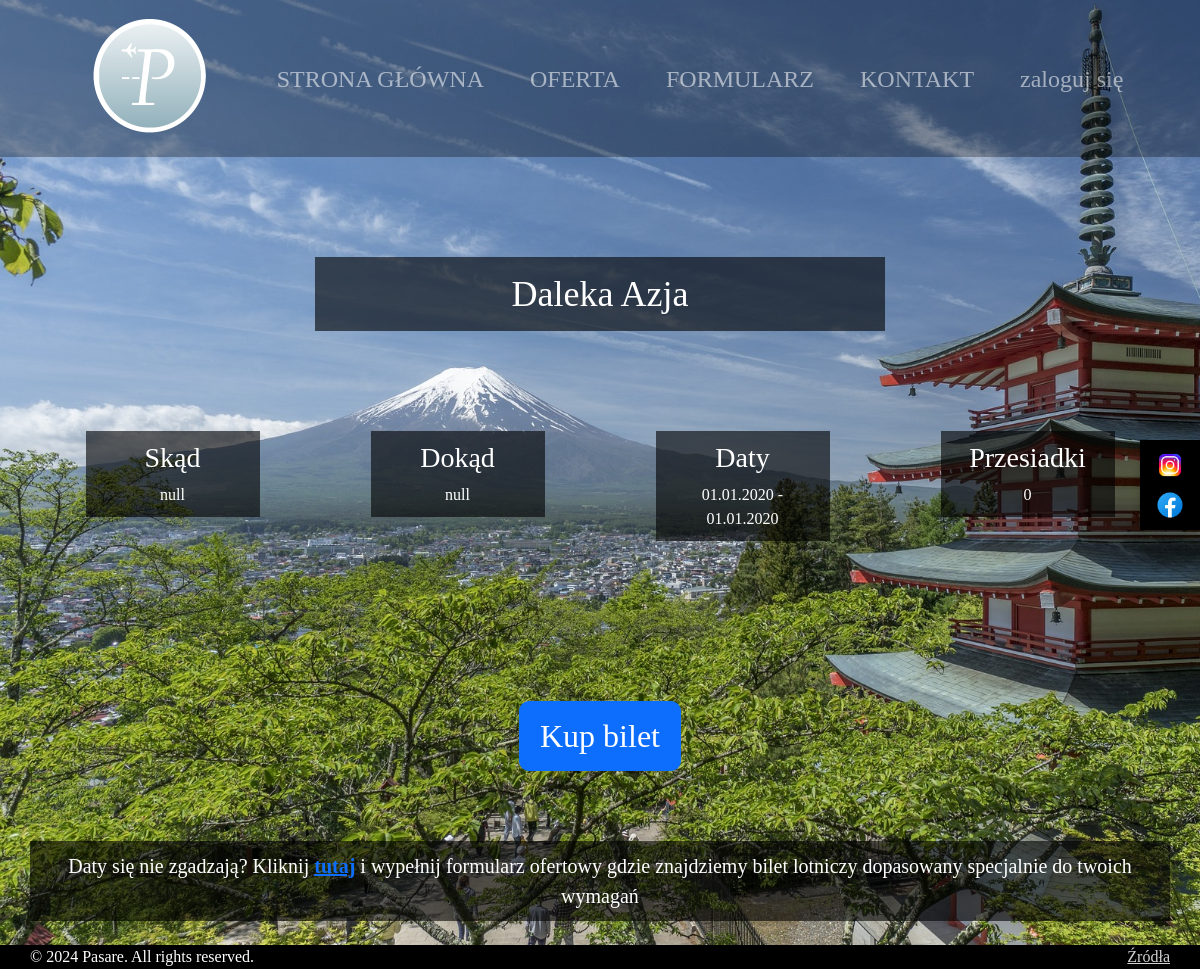
Screenshot of /oferta/daleka_azja/ with the database file from the repository.
### tickets/models.py (models this page shows)
class Offer(models.Model):
    name = models.CharField(max_length=100, default="null", primary_key=True)
    title = models.CharField(max_length=100, default="null")
    background = models.CharField(max_length=100, default="null")
    from_where = models.CharField(max_length=100, default="null")
    to_where = models.CharField(max_length=100, default="null")
    when = models.DateField(max_length=100, default="2020-01-01")
    return_date = models.DateField(max_length=100, default="2020-01-01")
    transfers = models.IntegerField(default=None)
    link = models.CharField(max_length=300, default="null")

### tickets/views.py (the view)
# urls.py: path('oferta/<str:offer_name>/', views.offer_detail, name='offer_detail'),
def offer_detail(request, offer_name):
    offer = Offer.objects.get(name=offer_name)
    return render(request, "tickets/offer_detail.html", {"offer": offer})

### tickets/templates/tickets/offer_detail.html (shortened to what this page needs)
{% extends 'tickets/base.html' %}
{% load static %}
{% block content %}
    <link rel="stylesheet" type="text/css" href="{% static 'css/offer_detail.css' %}">
    <div class="container text-center">
        <div class="row" style="margin-top: 50px">
            <div class="col-lg-6 box title-box">
                <p  style="justify-content: center">{{ offer.title }}</p>
            </div>
        </div>
        <div class="row">
            <div class="col-sm-6 col-lg-3">
                <div class="col-lg-8 info_box  box">
                    <h3>Skąd</h3>
                    <p>{{ offer.from_where }}</p>
                </div>
            </div>
            <div class="col-sm-6 col-lg-3">
                <div class="col-lg-8 info_box box">
                    <h3>Dokąd</h3>
                    <p>{{ offer.to_where }}</p>
                </div>
            </div>
            <div class="col-sm-6 col-lg-3">
                <div class="col-lg-8 info_box box">
                    <h3>Daty</h3>
                    <p>{{ offer.when|date:"d.m.Y" }} - {{ offer.return_date|date:"d.m.Y" }}</p>
                </div>
            </div>
            <div class="col-sm-6 col-lg-3">
                <div class="col-lg-8 info_box box">
                    <h3>Przesiadki</h3>
                    <p>{{ offer.transfers }}</p>
                </div>
            </div>
        </div>
        <div class="row">
            <div class="col-sm-6" style="margin: 110px auto 20px auto">
                <a href="{{ offer.link }}">
                    <button type="button" class="btn btn-primary btn-lg">Kup bilet</button>
                </a>
            </div>
        </div>
        <div class="row">
            <div class="col-lg-12 box footer-box">
                <p>Daty się nie zgadzają? Kliknij <a href="{% url 'form' %}"><b>tutaj</b></a> i wypełnij formularz ofertowy gdzie znajdziemy bilet
                    lotniczy dopasowany specjalnie do twoich wymagań</p>
            </div>
        </div>
    </div><br>
{% endblock %}

### static/css/base.css (style rules this page uses)
body { margin: 0; padding: 0; min-height: 100vh; display: flex; flex-direction: column; background-color: lightgrey; font-family: "California FB italic", CustomFont; }
p { margin: 0; }

### static/css/offer_detail.css (style rules this page uses)
body { background-repeat: no-repeat; background-attachment: fixed; background-size: cover; }
.info_box { margin: 10px auto; padding: 5px; }
.title-box { font-size: 36px; margin-bottom: 0; }
.box { text-align: center; margin: 50px auto; background-color: rgba(0, 0, 0, 0.6); color: white; padding: 10px; }
.footer-box { font-size: 20px; margin-bottom: 0; }
p { margin-bottom: 0; }
.btn-lg { padding: 10px 20px; font-size: 32px; border-radius: 10px; }

### rows the page displays
Offer: title "Daleka Azja", from_where "null", to_where "null", when "01.01.2020", return_date "01.01.2020", transfers "0"
